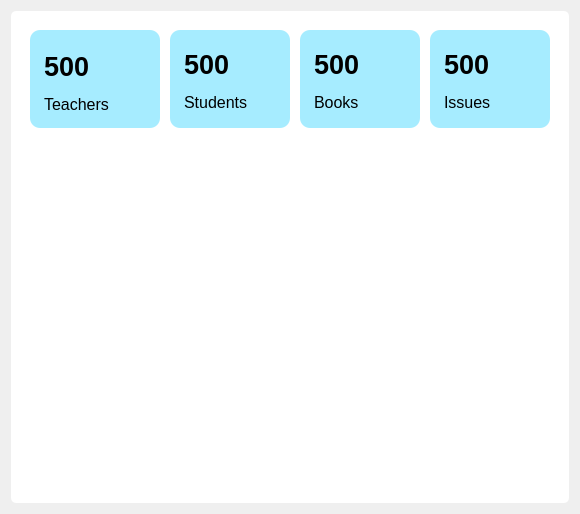
        <widget class="QWidget" name="dashboard_page">
         <layout class="QVBoxLayout" name="verticalLayout_6">
          <item>
           <widget class="QFrame" name="dashboard_frame">
            <property name="styleSheet">
             <string notr="true">background-color: rgb(255, 255, 255);
border-radius:5px;</string>
            </property>
            <property name="frameShape">
             <enum>QFrame::StyledPanel</enum>
            </property>
            <property name="frameShadow">
             <enum>QFrame::Raised</enum>
            </property>
            <layout class="QVBoxLayout" name="verticalLayout_15">
             <item>
              <layout class="QVBoxLayout" name="verticalLayout_14">
               <item>
                <layout class="QHBoxLayout" name="horizontalLayout_4" stretch="20,20,20,20">
                 <property name="spacing">
                  <number>10</number>
                 </property>
                 <property name="leftMargin">
                  <number>10</number>
                 </property>
                 <property name="topMargin">
                  <number>10</number>
                 </property>
                 <property name="rightMargin">
                  <number>10</number>
                 </property>
                 <property name="bottomMargin">
                  <number>10</number>
                 </property>
                 <item>
                  <widget class="QFrame" name="frame_2">
                   <property name="sizePolicy">
                    <sizepolicy hsizetype="MinimumExpanding" vsizetype="Preferred">
                     <horstretch>0</horstretch>
                     <verstretch>0</verstretch>
                    </sizepolicy>
                   </property>
                   <property name="maximumSize">
                    <size>
                     <width>16777215</width>
                     <height>150</height>
                    </size>
                   </property>
                   <property name="styleSheet">
                    <string notr="true">background-color: rgb(166, 236, 255);
border-radius:10px;</string>
                   </property>
                   <property name="frameShape">
                    <enum>QFrame::StyledPanel</enum>
                   </property>
                   <property name="frameShadow">
                    <enum>QFrame::Raised</enum>
                   </property>
                   <layout class="QVBoxLayout" name="verticalLayout_17">
                    <item>
                     <layout class="QVBoxLayout" name="verticalLayout_16">
                      <property name="leftMargin">
                       <number>5</number>
                      </property>
                      <property name="topMargin">
                       <number>5</number>
                      </property>
                      <property name="rightMargin">
                       <number>5</number>
                      </property>
                      <property name="bottomMargin">
                       <number>5</number>
                      </property>
                      <item>
                       <layout class="QHBoxLayout" name="horizontalLayout_5">
                        <item>
                         <widget class="QLabel" name="teachers_count_label">
                          <property name="font">
                           <font>
                            <pointsize>20</pointsize>
                            <weight>75</weight>
                            <bold>true</bold>
                           </font>
                          </property>
                          <property name="text">
                           <string>500</string>
                          </property>
                         </widget>
                        </item>
                        <item>
                         <widget class="QLabel" name="label_2">
                          <property name="sizePolicy">
                           <sizepolicy hsizetype="MinimumExpanding" vsizetype="MinimumExpanding">
                            <horstretch>0</horstretch>
                            <verstretch>0</verstretch>
                           </sizepolicy>
                          </property>
                          <property name="minimumSize">
                           <size>
                            <width>50</width>
                            <height>45</height>
                           </size>
                          </property>
                          <property name="maximumSize">
                           <size>
                            <width>50</width>
                            <height>50</height>
                           </size>
                          </property>
                          <property name="text">
                           <string/>
                          </property>
                          <property name="pixmap">
                           <pixmap resource="resource.qrc">:/icon/icon/teacher.png</pixmap>
                          </property>
                          <property name="scaledContents">
                           <bool>true</bool>
                          </property>
                         </widget>
                        </item>
                       </layout>
                      </item>
                      <item>
                       <widget class="QLabel" name="teachers_label">
                        <property name="font">
                         <font>
                          <pointsize>12</pointsize>
                         </font>
                        </property>
                        <property name="text">
                         <string>Teachers</string>
                        </property>
                       </widget>
                      </item>
                     </layout>
                    </item>
                   </layout>
                  </widget>
                 </item>
                 <item>
                  <widget class="QFrame" name="frame_3">
                   <property name="sizePolicy">
                    <sizepolicy hsizetype="MinimumExpanding" vsizetype="Preferred">
                     <horstretch>0</horstretch>
                     <verstretch>0</verstretch>
                    </sizepolicy>
                   </property>
                   <property name="maximumSize">
                    <size>
                     <width>16777215</width>
                     <height>150</height>
                    </size>
                   </property>
                   <property name="styleSheet">
                    <string notr="true">background-color: rgb(166, 236, 255);
border-radius:10px;</string>
                   </property>
                   <property name="frameShape">
                    <enum>QFrame::StyledPanel</enum>
                   </property>
                   <property name="frameShadow">
                    <enum>QFrame::Raised</enum>
                   </property>
                   <layout class="QVBoxLayout" name="verticalLayout_23">
                    <item>
                     <layout class="QVBoxLayout" name="verticalLayout_18">
                      <property name="leftMargin">
                       <number>5</number>
                      </property>
                      <property name="topMargin">
                       <number>5</number>
                      </property>
                      <property name="rightMargin">
                       <number>5</number>
                      </property>
                      <property name="bottomMargin">
                       <number>5</number>
                      </property>
                      <item>
                       <layout class="QHBoxLayout" name="horizontalLayout_6">
                        <item>
                         <widget class="QLabel" name="students_count_label">
                          <property name="font">
                           <font>
                            <pointsize>20</pointsize>
                            <weight>75</weight>
                            <bold>true</bold>
                           </font>
                          </property>
                          <property name="text">
                           <string>500</string>
                          </property>
                         </widget>
                        </item>
                        <item>
                         <widget class="QLabel" name="label_5">
                          <property name="sizePolicy">
                           <sizepolicy hsizetype="MinimumExpanding" vsizetype="MinimumExpanding">
                            <horstretch>0</horstretch>
                            <verstretch>0</verstretch>
                           </sizepolicy>
                          </property>
                          <property name="minimumSize">
                           <size>
                            <width>40</width>
                            <height>40</height>
                           </size>
                          </property>
                          <property name="maximumSize">
                           <size>
                            <width>40</width>
                            <height>40</height>
                           </size>
                          </property>
                          <property name="text">
                           <string/>
                          </property>
                          <property name="pixmap">
                           <pixmap resource="resource.qrc">:/icon/icon/graduate-avatar.png</pixmap>
                          </property>
                          <property name="scaledContents">
                           <bool>true</bool>
                          </property>
                         </widget>
                        </item>
                       </layout>
                      </item>
                      <item>
                       <widget class="QLabel" name="students_label">
                        <property name="font">
                         <font>
                          <pointsize>12</pointsize>
                         </font>
                        </property>
                        <property name="text">
                         <string>Students</string>
                        </property>
                       </widget>
                      </item>
                     </layout>
                    </item>
                   </layout>
                  </widget>
                 </item>
                 <item>
                  <widget class="QFrame" name="frame_4">
                   <property name="sizePolicy">
                    <sizepolicy hsizetype="MinimumExpanding" vsizetype="Preferred">
                     <horstretch>0</horstretch>
                     <verstretch>0</verstretch>
                    </sizepolicy>
                   </property>
                   <property name="maximumSize">
                    <size>
                     <width>16777215</width>
                     <height>150</height>
                    </size>
                   </property>
                   <property name="styleSheet">
                    <string notr="true">background-color: rgb(166, 236, 255);
border-radius:10px;</string>
                   </property>
                   <property name="frameShape">
                    <enum>QFrame::StyledPanel</enum>
                   </property>
                   <property name="frameShadow">
                    <enum>QFrame::Raised</enum>
                   </property>
                   <layout class="QVBoxLayout" name="verticalLayout_22">
                    <item>
                     <layout class="QVBoxLayout" name="verticalLayout_19">
                      <property name="leftMargin">
                       <number>5</number>
                      </property>
                      <property name="topMargin">
                       <number>5</number>
                      </property>
                      <property name="rightMargin">
                       <number>5</number>
                      </property>
                      <property name="bottomMargin">
                       <number>5</number>
                      </property>
                      <item>
                       <layout class="QHBoxLayout" name="horizontalLayout_7">
                        <item>
                         <widget class="QLabel" name="books_count_label">
                          <property name="font">
                           <font>
                            <pointsize>20</pointsize>
                            <weight>75</weight>
                            <bold>true</bold>
                           </font>
                          </property>
                          <property name="text">
                           <string>500</string>
                          </property>
                         </widget>
                        </item>
                        <item>
                         <widget class="QLabel" name="label_8">
                          <property name="sizePolicy">
                           <sizepolicy hsizetype="MinimumExpanding" vsizetype="MinimumExpanding">
                            <horstretch>0</horstretch>
                            <verstretch>0</verstretch>
                           </sizepolicy>
                          </property>
                          <property name="minimumSize">
                           <size>
                            <width>40</width>
                            <height>40</height>
                           </size>
                          </property>
                          <property name="maximumSize">
                           <size>
                            <width>40</width>
                            <height>40</height>
                           </size>
                          </property>
                          <property name="text">
                           <string/>
                          </property>
                          <property name="pixmap">
                           <pixmap resource="resource.qrc">:/icon/icon/open-book.png</pixmap>
                          </property>
                          <property name="scaledContents">
                           <bool>true</bool>
                          </property>
                         </widget>
                        </item>
                       </layout>
                      </item>
                      <item>
                       <widget class="QLabel" name="books_label">
                        <property name="font">
                         <font>
                          <pointsize>12</pointsize>
                         </font>
                        </property>
                        <property name="text">
                         <string>Books</string>
                        </property>
                       </widget>
                      </item>
                     </layout>
                    </item>
                   </layout>
                  </widget>
                 </item>
                 <item>
                  <widget class="QFrame" name="frame_6">
                   <property name="sizePolicy">
                    <sizepolicy hsizetype="MinimumExpanding" vsizetype="Preferred">
                     <horstretch>0</horstretch>
                     <verstretch>0</verstretch>
                    </sizepolicy>
                   </property>
                   <property name="maximumSize">
                    <size>
                     <width>16777215</width>
                     <height>150</height>
                    </size>
                   </property>
                   <property name="styleSheet">
                    <string notr="true">background-color: rgb(166, 236, 255);
border-radius:10px;</string>
                   </property>
                   <property name="frameShape">
                    <enum>QFrame::StyledPanel</enum>
                   </property>
                   <property name="frameShadow">
                    <enum>QFrame::Raised</enum>
                   </property>
                   <layout class="QVBoxLayout" name="verticalLayout_21">
                    <item>
                     <layout class="QVBoxLayout" name="verticalLayout_20">
                      <property name="leftMargin">
                       <number>5</number>
                      </property>
                      <property name="topMargin">
                       <number>5</number>
                      </property>
                      <property name="rightMargin">
                       <number>5</number>
                      </property>
                      <property name="bottomMargin">
                       <number>5</number>
                      </property>
                      <item>
                       <layout class="QHBoxLayout" name="horizontalLayout_8">
                        <item>
                         <widget class="QLabel" name="issues_count_label">
                          <property name="font">
                           <font>
                            <pointsize>20</pointsize>
                            <weight>75</weight>
                            <bold>true</bold>
                           </font>
                          </property>
                          <property name="text">
                           <string>500</string>
                          </property>
                         </widget>
                        </item>
                        <item>
                         <widget class="QLabel" name="label_11">
                          <property name="sizePolicy">
                           <sizepolicy hsizetype="MinimumExpanding" vsizetype="MinimumExpanding">
                            <horstretch>0</horstretch>
                            <verstretch>0</verstretch>
                           </sizepolicy>
                          </property>
                          <property name="minimumSize">
                           <size>
                            <width>40</width>
                            <height>40</height>
                           </size>
                          </property>
                          <property name="maximumSize">
                           <size>
                            <width>40</width>
                            <height>40</height>
                           </size>
                          </property>
                          <property name="text">
                           <string/>
                          </property>
                          <property name="pixmap">
                           <pixmap resource="resource.qrc">:/icon/icon/borrow.png</pixmap>
                          </property>
                          <property name="scaledContents">
                           <bool>true</bool>
                          </property>
                         </widget>
                        </item>
                       </layout>
                      </item>
                      <item>
                       <widget class="QLabel" name="issues_label">
                        <property name="font">
                         <font>
                          <pointsize>12</pointsize>
                         </font>
                        </property>
                        <property name="text">
                         <string>Issues</string>
                        </property>
                       </widget>
                      </item>
                     </layout>
                    </item>
                   </layout>
                  </widget>
                 </item>
                </layout>
               </item>
               <item>
                <widget class="QFrame" name="graph_frame">
                 <property name="minimumSize">
                  <size>
                   <width>0</width>
                   <height>350</height>
                  </size>
                 </property>
                 <property name="frameShape">
                  <enum>QFrame::StyledPanel</enum>
                 </property>
                 <property name="frameShadow">
                  <enum>QFrame::Raised</enum>
                 </property>
                 <layout class="QVBoxLayout" name="verticalLayout_24">
                  <item>
                   <widget class="QWidget" name="graph_widget" native="true"/>
                  </item>
                 </layout>
                </widget>
               </item>
              </layout>
             </item>
            </layout>
           </widget>
          </item>
         </layout>
        </widget>
